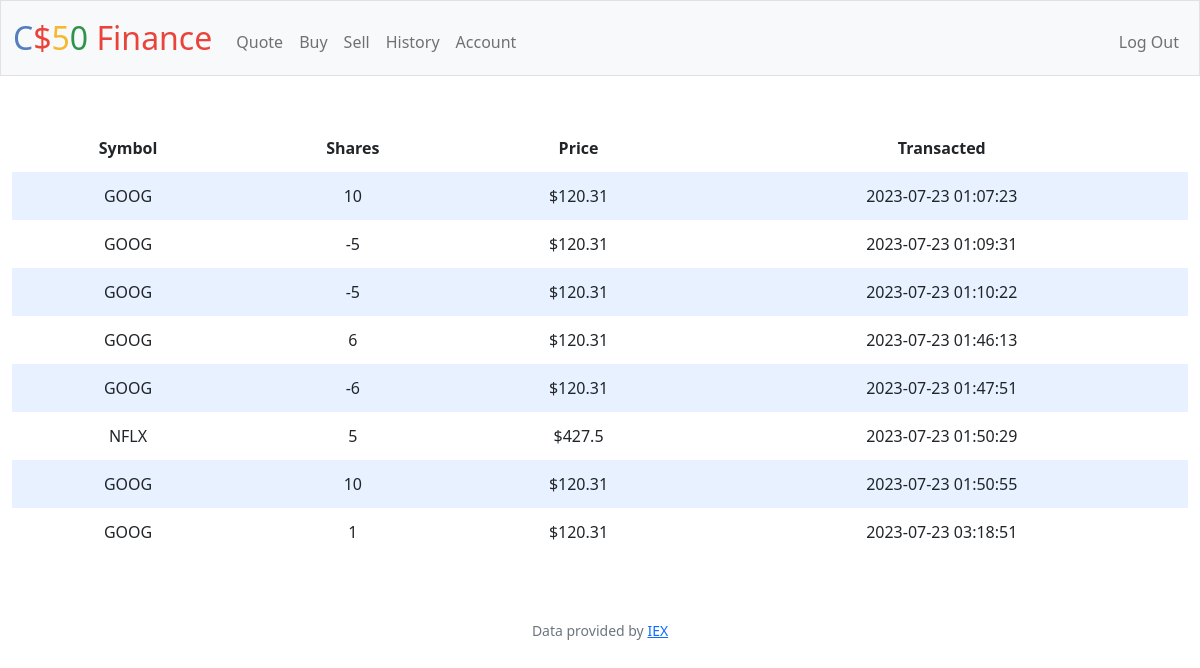
Screenshot of /history (signed in) with the database file from the repository.
### tables this page shows
CREATE TABLE transactions (
    id INTEGER PRIMARY KEY AUTOINCREMENT NOT NULL,
    user_id INTEGER NOT NULL,
    symbol TEXT NOT NULL,
    shares NUMERIC NOT NULL,
    Price NUMERIC NOT NULL,
    total NUMERIC NOT NULL, 
    transacted DATETIME NOT NULL,
    stat TEXT NOT NULL,
    FOREIGN KEY (user_id) REFERENCES users(id)
);

### app.py (the view)
@app.route("/history")
@login_required
def history():
    transactions = db.execute("SELECT symbol, shares, price, transacted FROM transactions WHERE user_id = ?", session["user_id"])
    return render_template("history.html", transactions=transactions)

### app.py (called while the page is built)
@app.after_request
def after_request(response):
    response.headers["Cache-Control"] = "no-cache, no-store, must-revalidate"
    response.headers["Expires"] = 0
    response.headers["Pragma"] = "no-cache"
    return response

### helpers.py (called while the page is built)
def login_required(f):
    @wraps(f)
    def decorated_function(*args, **kwargs):
        if session.get("user_id") is None:
            return redirect("/login")
        return f(*args, **kwargs)
    return decorated_function

### templates/history.html (shortened to what this page needs)
{% extends "layout.html" %}
{% block main %}
    <table>
        <thead>
            <tr>
                <th>Symbol</th>
                <th>Shares</th>
                <th>Price</th>
                <th>Transacted</th>
            </tr>
        </thead>
        <tbody>
            {% for row in transactions %}
                <tr>
                    <td>{{ row.symbol }}</td>
                    <td>{{ row.shares }}</td>
                    <td>${{ row.Price }}</td>
                    <td>{{ row.transacted }}</td>
                </tr>
            {% endfor %}
        </tbody>
    </table>
{% endblock %}

### templates/layout.html (shortened to what this page needs)
<!DOCTYPE html>
<html lang="en">
    <head>
        <link href="https://cdn.jsdelivr.net/npm/bootstrap@5.1.3/dist/css/bootstrap.min.css" rel="stylesheet">
        <link href="/static/styles.css" rel="stylesheet">
    </head>
    <body>
        <nav class="bg-light border navbar navbar-expand-md navbar-light">
            <div class="container-fluid">
                <a class="navbar-brand" href="/"><span class="blue">C</span><span class="red">$</span><span class="yellow">5</span><span class="green">0</span> <span class="red">Finance</span></a>
                <div class="collapse navbar-collapse" id="navbar">
                    {% if session["user_id"] %}
                        <ul class="navbar-nav me-auto mt-2">
                            <li class="nav-item"><a class="nav-link" href="/quote">Quote</a></li>
                            <li class="nav-item"><a class="nav-link" href="/buy">Buy</a></li>
                            <li class="nav-item"><a class="nav-link" href="/sell">Sell</a></li>
                            <li class="nav-item"><a class="nav-link" href="/history">History</a></li>
                            <li class="nav-item"><a class="nav-link" href="/change_password">Account</a></li>
                        </ul>
                        <ul class="navbar-nav ms-auto mt-2">
                            <li class="nav-item"><a class="nav-link" href="/logout">Log Out</a></li>
                        </ul>
                    {% else %}
                        <ul class="navbar-nav ms-auto mt-2">
                            <li class="nav-item"><a class="nav-link" href="/register">Register</a></li>
                            <li class="nav-item"><a class="nav-link" href="/login">Log In</a></li>
                        </ul>
                    {% endif %}
                </div>
            </div>
        </nav>
        <main class="container-fluid py-5 text-center">
            {% block main %}{% endblock %}
        </main>
        <footer class="mb-5 small text-center text-muted">
            Data provided by <a href="https://iexcloud.io/">IEX</a>
        </footer>
    </body>
</html>

### static/styles.css (style rules this page uses)
nav .navbar-brand { font-size: xx-large; }
nav .navbar-brand .blue { color: #537fbe; }
nav .navbar-brand .red { color: #ea433b; }
nav .navbar-brand .yellow { color: #f5b82e; }
nav .navbar-brand .green { color: #2e944b; }
table { background-color: transparent; margin-bottom: 1rem; width: 100%; }
table th, table td { padding: 0.75rem; vertical-align: middle; }
tbody tr:nth-of-type(odd) { background-color: rgb(179, 208, 255, 0.3) }

### rows the page displays
transactions: symbol "GOOG", shares "10", Price "120.31", transacted "2023-07-23 01:07:23"
transactions: symbol "GOOG", shares "-5", Price "120.31", transacted "2023-07-23 01:09:31"
transactions: symbol "GOOG", shares "-5", Price "120.31", transacted "2023-07-23 01:10:22"
transactions: symbol "GOOG", shares "6", Price "120.31", transacted "2023-07-23 01:46:13"
transactions: symbol "GOOG", shares "-6", Price "120.31", transacted "2023-07-23 01:47:51"
transactions: symbol "NFLX", shares "5", Price "427.5", transacted "2023-07-23 01:50:29"
transactions: symbol "GOOG", shares "10", Price "120.31", transacted "2023-07-23 01:50:55"
transactions: symbol "GOOG", shares "1", Price "120.31", transacted "2023-07-23 03:18:51"
